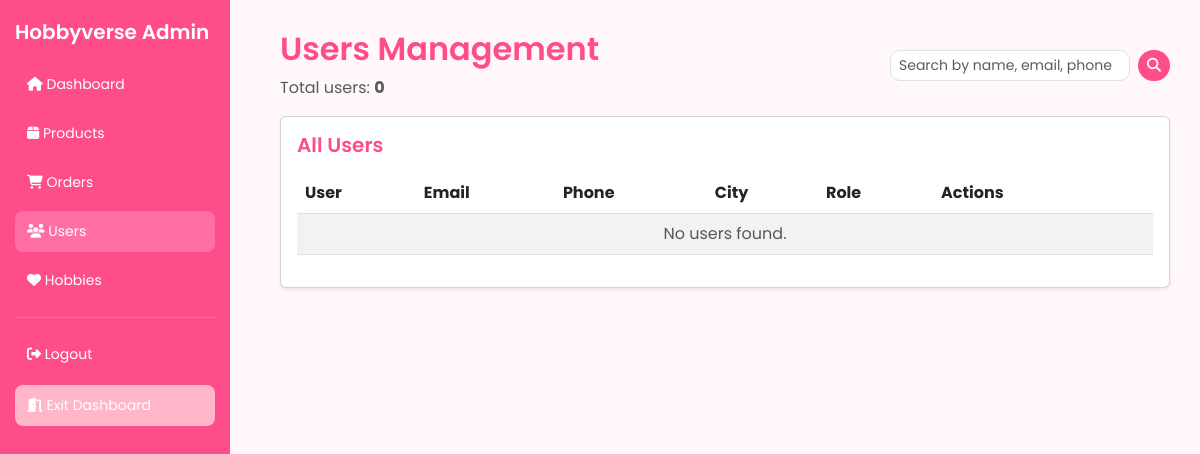
/admin_users.php (signed in), run on an earlier commit of the app's database.
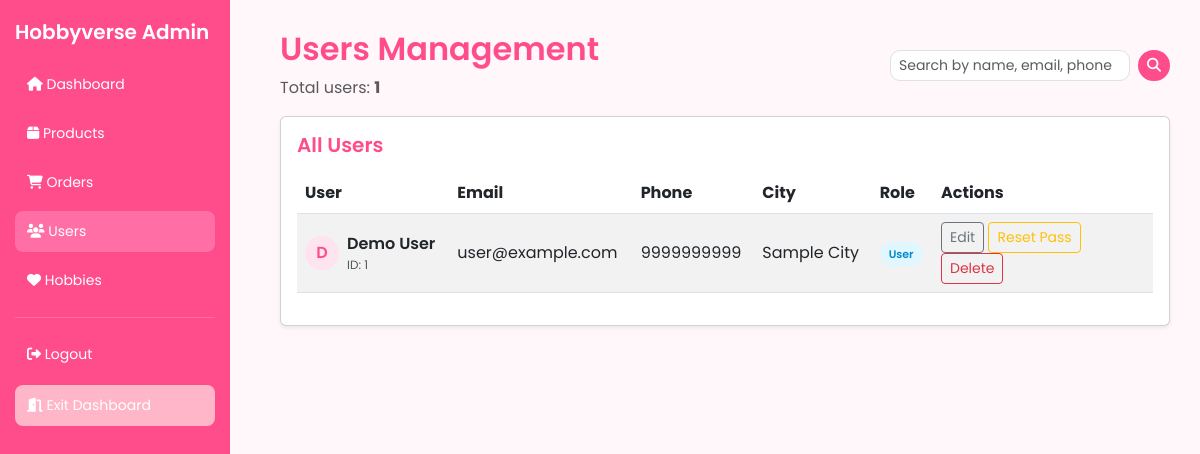
And on a later commit of the database.
### tables this page shows
CREATE TABLE `users` (
  `user_id` int(11) NOT NULL,
  `username` varchar(100) NOT NULL,
  `email` varchar(150) NOT NULL,
  `phone` varchar(20) DEFAULT NULL,
  `password` varchar(255) NOT NULL,
  `role` enum('user','admin') NOT NULL DEFAULT 'user',
  `city` varchar(100) DEFAULT NULL,
  `address` text DEFAULT NULL,
  `created_at` timestamp NOT NULL DEFAULT current_timestamp()
);

### admin_users.php (the view, shortened to what the changed rows need)
<?php
include "db_connect.php";
$where = '';
$users_q = "SELECT * FROM users $where ORDER BY user_id DESC";
$users_res = mysqli_query($conn, $users_q);
$total_users = mysqli_fetch_row(mysqli_query($conn, "SELECT COUNT(*) FROM users"))[0] ?? 0;
?>
<!DOCTYPE html>
<html>
<head>
<link href="https://cdn.jsdelivr.net/npm/bootstrap@5.3.0/dist/css/bootstrap.min.css" rel="stylesheet">
<link rel="stylesheet" href="https://cdnjs.cloudflare.com/ajax/libs/font-awesome/6.4.0/css/all.min.css">
</head>
<body>
<div class="sidebar">
    <h2>Hobbyverse Admin</h2>
</div>
<div class="content">
    <div class="d-flex justify-content-between align-items-center mb-3">
        <div>
            <h2 class="page-title">Users Management</h2>
            <p class="text-muted mb-0">Total users: <strong><?= (int)$total_users ?></strong></p>
        </div>
    </div>
    <div class="card shadow-sm">
        <div class="card-body">
            <div class="table-responsive">
                <table class="table align-middle table-striped">
                    <thead>
                        <tr>
                            <th>User</th>
                            <th>Email</th>
                            <th>Phone</th>
                            <th>City</th>
                            <th>Role</th>
                            <th style="width:220px;">Actions</th>
                        </tr>
                    </thead>
                    <tbody>
                    <?php if ($users_res && mysqli_num_rows($users_res) > 0): ?>
                        <?php while($u = mysqli_fetch_assoc($users_res)): ?>
                            <tr>
                                <td>
                                    <div class="d-flex align-items-center gap-2">
                                        <div class="table-avatar">
                                            <?= strtoupper(substr($u['username'] ?? 'U',0,1)) ?>
                                        </div>
                                        <div>
                                            <div style="font-weight:600;">
                                                <?= htmlspecialchars($u['username']) ?>
                                            </div>
                                            <div class="text-muted" style="font-size:12px;">
                                                ID: <?= (int)$u['user_id'] ?>
                                            </div>
                                        </div>
                                    </div>
                                </td>
                                <td><?= htmlspecialchars($u['email']) ?></td>
                                <td><?= htmlspecialchars($u['phone']) ?></td>
                                <td><?= htmlspecialchars($u['city']) ?></td>
                                <td>
                                    <?php $role = strtolower($u['role'] ?? 'user'); ?>
                                    <span class="badge-role <?= $role === 'admin' ? 'badge-admin' : 'badge-user' ?>">
                                        <?= ucfirst($role) ?>
                                    </span>
                                </td>
                                <td>
                                    <button class="btn btn-sm btn-outline-secondary"
                                            data-bs-toggle="modal"
                                            data-bs-target="#editUser<?= (int)$u['user_id'] ?>">
                                        Edit
                                    </button>
                                    <button class="btn btn-sm btn-outline-warning"
                                            data-bs-toggle="modal"
                                            data-bs-target="#passUser<?= (int)$u['user_id'] ?>">
                                        Reset Pass
                                    </button>
                                    <form method="POST" style="display:inline"
                                          onsubmit="return confirm('Delete user <?= htmlspecialchars($u['username'],ENT_QUOTES) ?>?');">
                                        <button class="btn btn-sm btn-outline-danger" type="submit">
                                            Delete
                                        </button>
                                    </form>
                                </td>
                            </tr>
                        <?php endwhile; ?>
                    <?php else: ?>
                        <tr>
                            <td colspan="6" class="text-center text-muted">No users found.</td>
                        </tr>
                    <?php endif; ?>
                    </tbody>
                </table>
            </div>
        </div>
    </div>
</div>
</body>
</html>

What changed in the data, as far as the page shows it:
added users: username "D", username "Demo User", user_id "1", email "user@example.com", phone "9999999999", city "Sample City", role "User"
Also different on the page:
$total_users: "0" → "1"
text no longer shown: "No users found."
